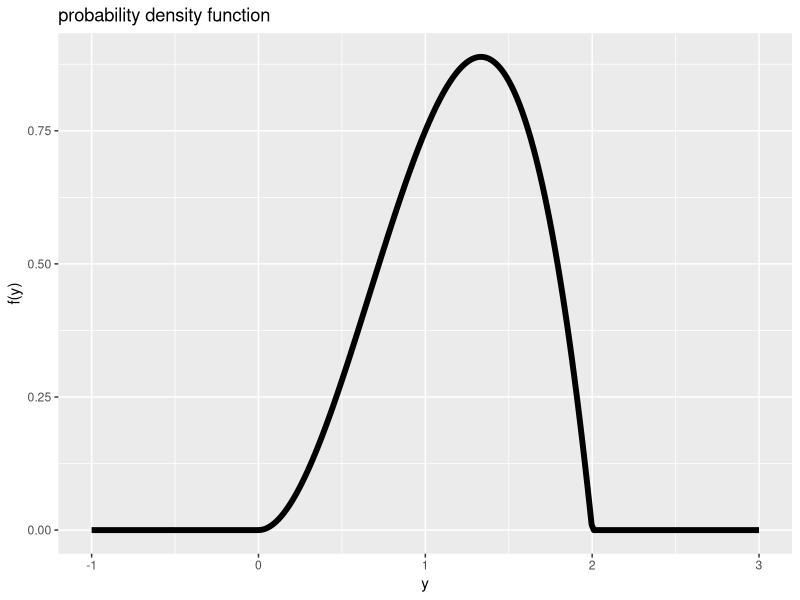
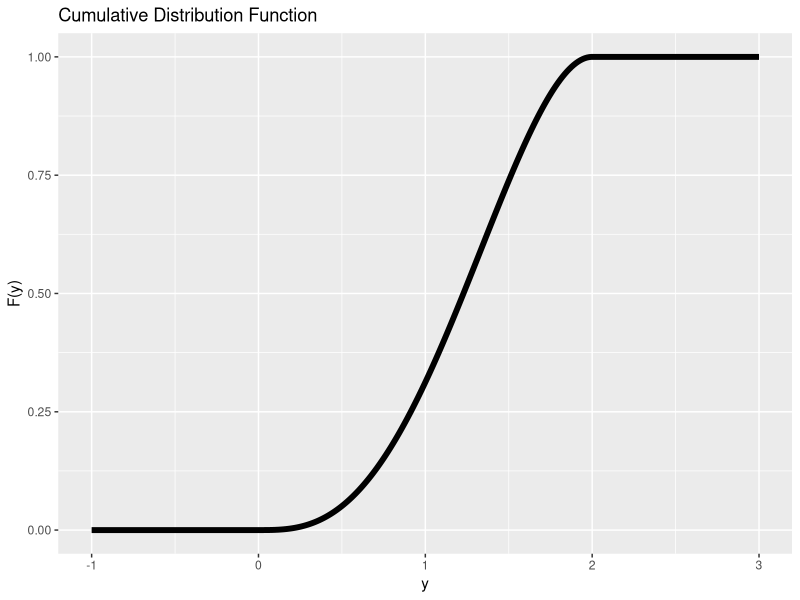
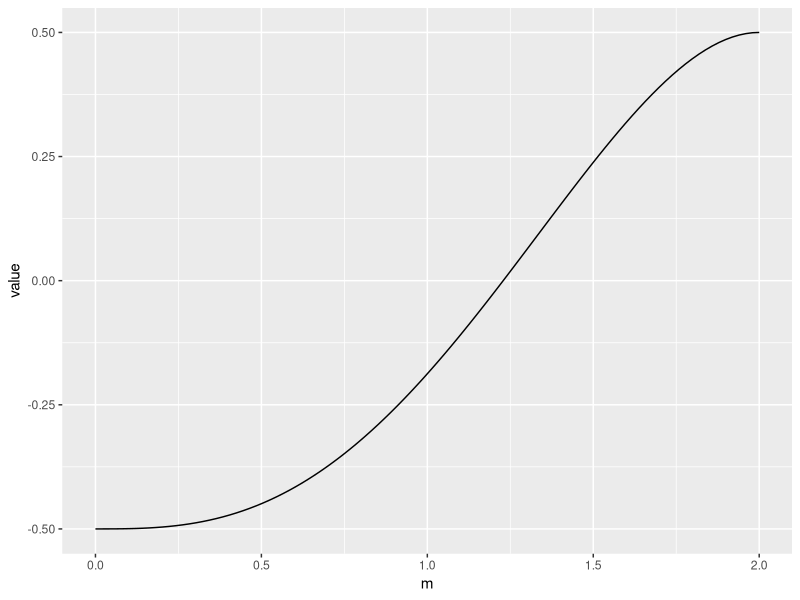
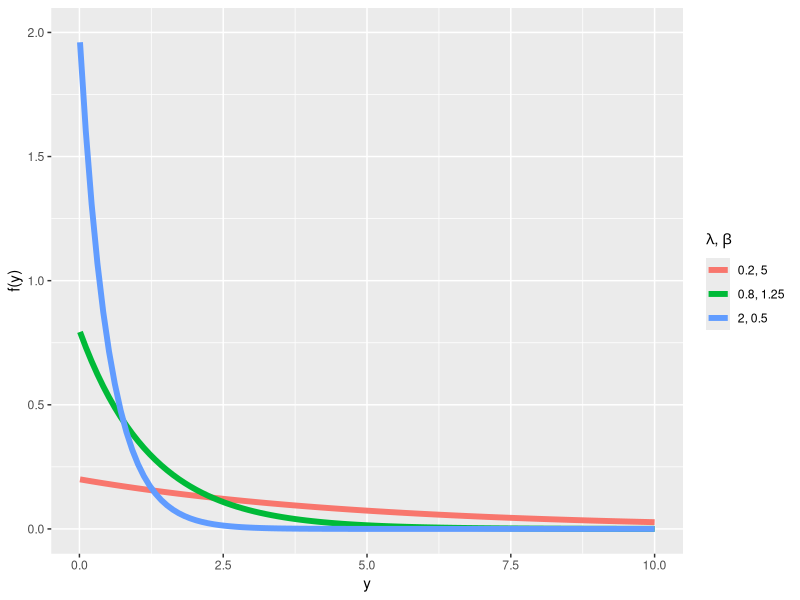
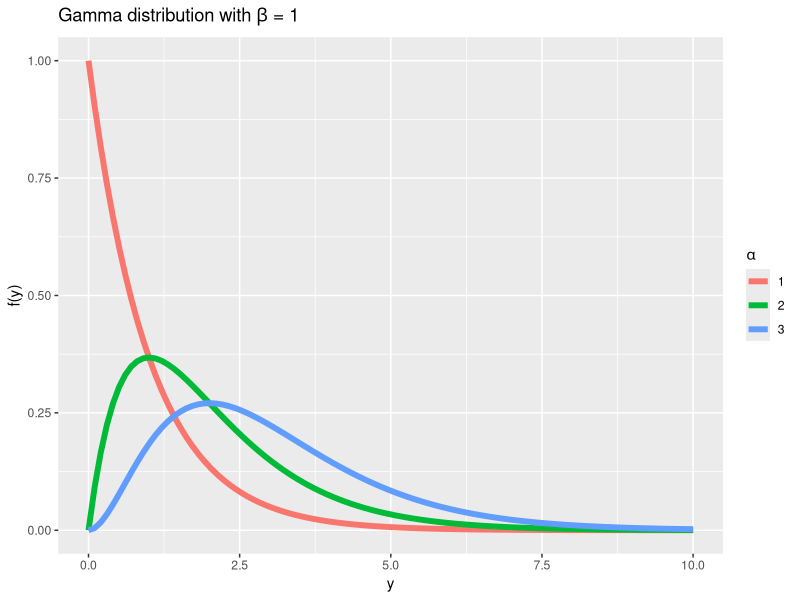
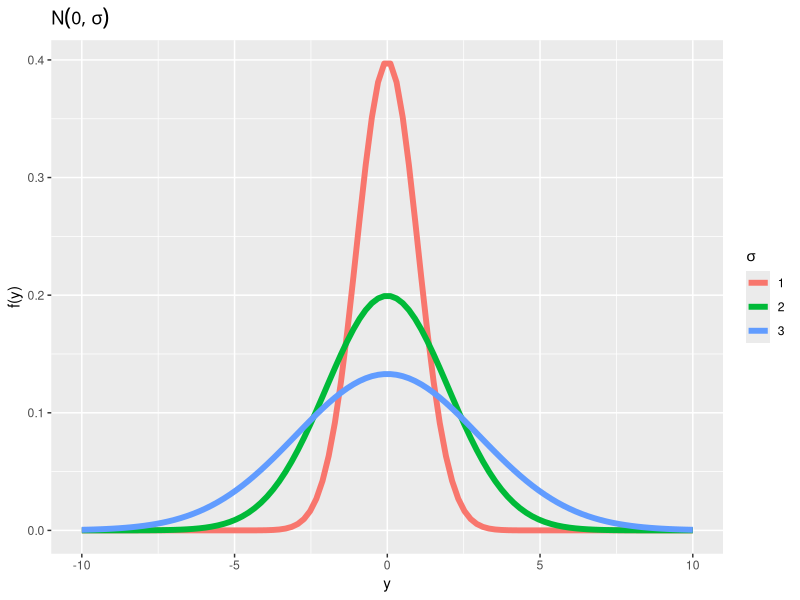
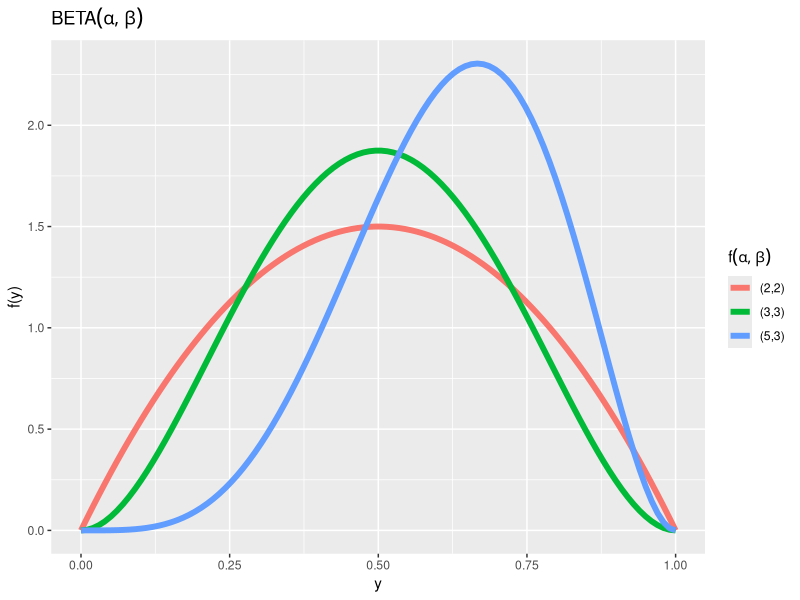

The R script that drew these images, in order:
## ---- chunk 1
f.y <- function(y) {
  pdf <-  ifelse( y < 0 | y > 2,0, 0.75*y^2*(2-y))
  return(pdf)
}
yvals <- seq(-1,3,length=300)
mydata <- data.frame(y =  yvals, height= f.y(yvals))
library(ggplot2)
ggplot(aes(x=y, y = height), data = mydata) + geom_line(size=2) +
    ylab('f(y)') + ggtitle('probability density function')
## ---- chunk 2
#Have to modify since we have three regions to define instead of just 2:
F.y <- function(y) {
  CDF <- rep(NA,length(y))
  region1 <- which(y < 0)
  region2 <- which(0<=y & y <=2)
  region3 <- which(y>2)
  CDF[region1] <- 0
  CDF[region2] <- 0.5*y[region2]^3-3*y[region2]^4/16
  CDF[region3] <- 1
  return(CDF)
}
yvals <- seq(-1,3,length=300)
mydata <- data.frame(y =  yvals, height= F.y(yvals))
ggplot(aes(x=y, y = height), data = mydata) + geom_line(size=2) +
    ylab('F(y)') + ggtitle('Cumulative Distribution Function')
## ---- chunk 3
library(ggplot2)
integral <- function(m) {
  tosolve <- .5*m^3-3*m^4/16-0.5
  return(tosolve)
}
mvals <- seq(0,2,l=100)
newdat <- data.frame( m = seq(0,2,l=100), value = integral(mvals))
ggplot(aes(x=m,y=value),data=newdat) + geom_line()
#Kind of looks like the median is around 1.25.  
#Let's find the exact root using the R function uniroot():
uniroot(integral,interval=c(0,2))
## ---- chunk 4
xvals <- seq(0.01,10,l=100)
y1 <- dexp(xvals,rate=0.2) #Note that R's default is to use the rate parameter
y2 <- dexp(xvals,rate=0.8)
y3 <- dexp(xvals,rate=2)
y <- c(y1,y2,y3)
lambdas <- rep(c(0.2,0.8,2),each=100)
mydata <- data.frame(xvals,y,lambda=as.factor(lambdas))
ggplot(aes(x=xvals,y=y),data=mydata) + geom_line(aes(color=lambda),size=2) + 
    xlab('y') + ylab('f(y)') +  
    scale_color_discrete(name=expression(paste(lambda,', ',beta)),
                         labels=c('0.2, 5','0.8, 1.25','2, 0.5')) + ylim(c(0,2))
## ---- chunk 5
yvals <- seq(0,10,l=100)
fy1 <- dgamma(yvals,shape = 1, scale = 1) #Note that R allows for rate or scale specification
fy2 <- dgamma(yvals,shape = 2, scale = 1)
fy3 <- dgamma(yvals,shape = 3, scale = 1)
mydata <- data.frame(y=rep(yvals,3), f.y = c(fy1,fy2,fy3),alpha=as.factor(rep(c(1,2,3),each=100)))
ggplot(aes(x=y,y=f.y),data=mydata) + geom_line(aes(color=alpha),size=2) + 
  ggtitle(expression(paste('Gamma distribution with ' , beta,' = 1'))) +
    xlab('y') + ylab('f(y)') + 
    scale_color_discrete(name=expression(alpha)) 
## ---- chunk 6
yvals <- seq(-10,10,l=100)
fy1 <- dnorm(yvals,mean = 0, sd = 1) #Note that R requires specification of sd, not var!
fy2 <- dnorm(yvals,mean = 0, sd = 2)
fy3 <- dnorm(yvals,mean = 0, sd = 3)
mydata <- data.frame(y=rep(yvals,3), f.y = c(fy1,fy2,fy3),sigma=as.factor(rep(c(1,2,3),each=100)))
ggplot(aes(x=y,y=f.y),data=mydata) + geom_line(aes(color=sigma),size=2) + 
  ggtitle(expression(N(0,sigma))) +
    xlab('y') + ylab('f(y)') + 
    scale_color_discrete(name=expression(sigma)) 
## ---- chunk 7
yvals <- seq(0,1,l=100)
fy1 <- dbeta(yvals,shape1 = 2, shape2 = 2) 
fy2 <- dbeta(yvals,shape1 = 3, shape2 = 3) 
fy3 <- dbeta(yvals,shape1 = 5, shape2 = 3) 
mydata <- data.frame(y=rep(yvals,3), f.y = c(fy1,fy2,fy3),pairs=as.factor(rep(c(1,2,3),each=100)))
ggplot(aes(x=y,y=f.y),data=mydata) + geom_line(aes(color=pairs),size=2) + 
  ggtitle(expression(BETA(alpha,beta))) +
    xlab('y') + ylab('f(y)') + 
    scale_color_discrete(name=expression(f(alpha,beta)),labels=c('(2,2)','(3,3)','(5,3)'))
